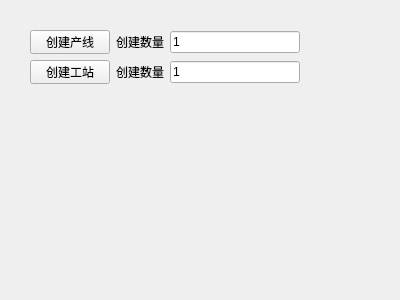
<?xml version="1.0" encoding="UTF-8"?>
<ui version="4.0">
 <class>Form</class>
 <widget class="QWidget" name="Form">
  <property name="geometry">
   <rect>
    <x>0</x>
    <y>0</y>
    <width>400</width>
    <height>300</height>
   </rect>
  </property>
  <property name="windowTitle">
   <string>Form</string>
  </property>
  <widget class="QWidget" name="">
   <property name="geometry">
    <rect>
     <x>30</x>
     <y>30</y>
     <width>270</width>
     <height>54</height>
    </rect>
   </property>
   <layout class="QGridLayout" name="gridLayout">
    <item row="0" column="0">
     <widget class="QPushButton" name="pushButton">
      <property name="text">
       <string>创建产线</string>
      </property>
     </widget>
    </item>
    <item row="0" column="1">
     <widget class="QLabel" name="label">
      <property name="text">
       <string>创建数量</string>
      </property>
     </widget>
    </item>
    <item row="0" column="2">
     <widget class="QLineEdit" name="lineEdit">
      <property name="text">
       <string>1</string>
      </property>
     </widget>
    </item>
    <item row="1" column="0">
     <widget class="QPushButton" name="pushButton_2">
      <property name="text">
       <string>创建工站</string>
      </property>
     </widget>
    </item>
    <item row="1" column="1">
     <widget class="QLabel" name="label_2">
      <property name="text">
       <string>创建数量</string>
      </property>
     </widget>
    </item>
    <item row="1" column="2">
     <widget class="QLineEdit" name="lineEdit_2">
      <property name="text">
       <string>1</string>
      </property>
     </widget>
    </item>
   </layout>
  </widget>
 </widget>
 <resources/>
 <connections/>
</ui>
